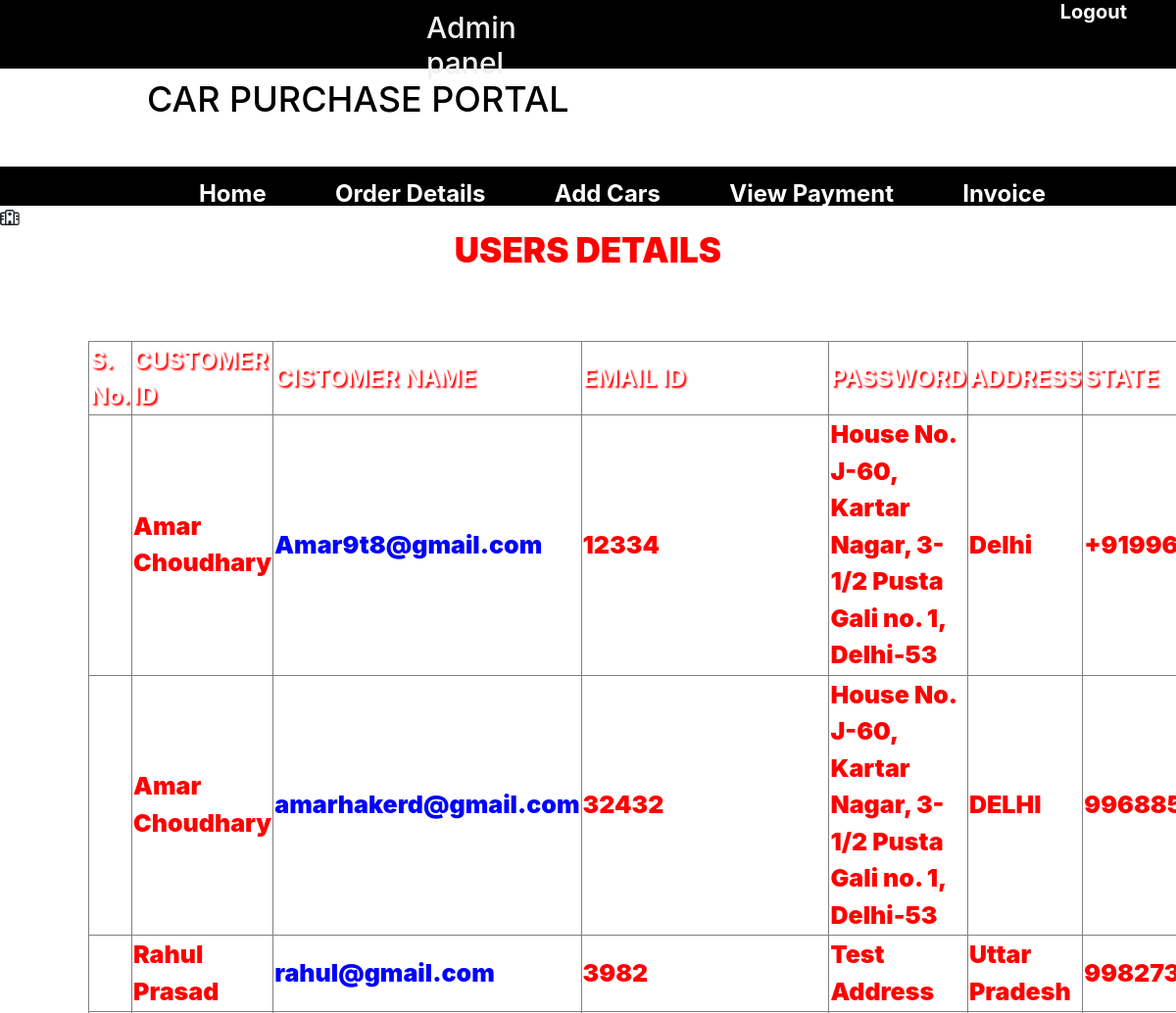
The page /php/user_details.php (upper part) on the database as committed earlier.
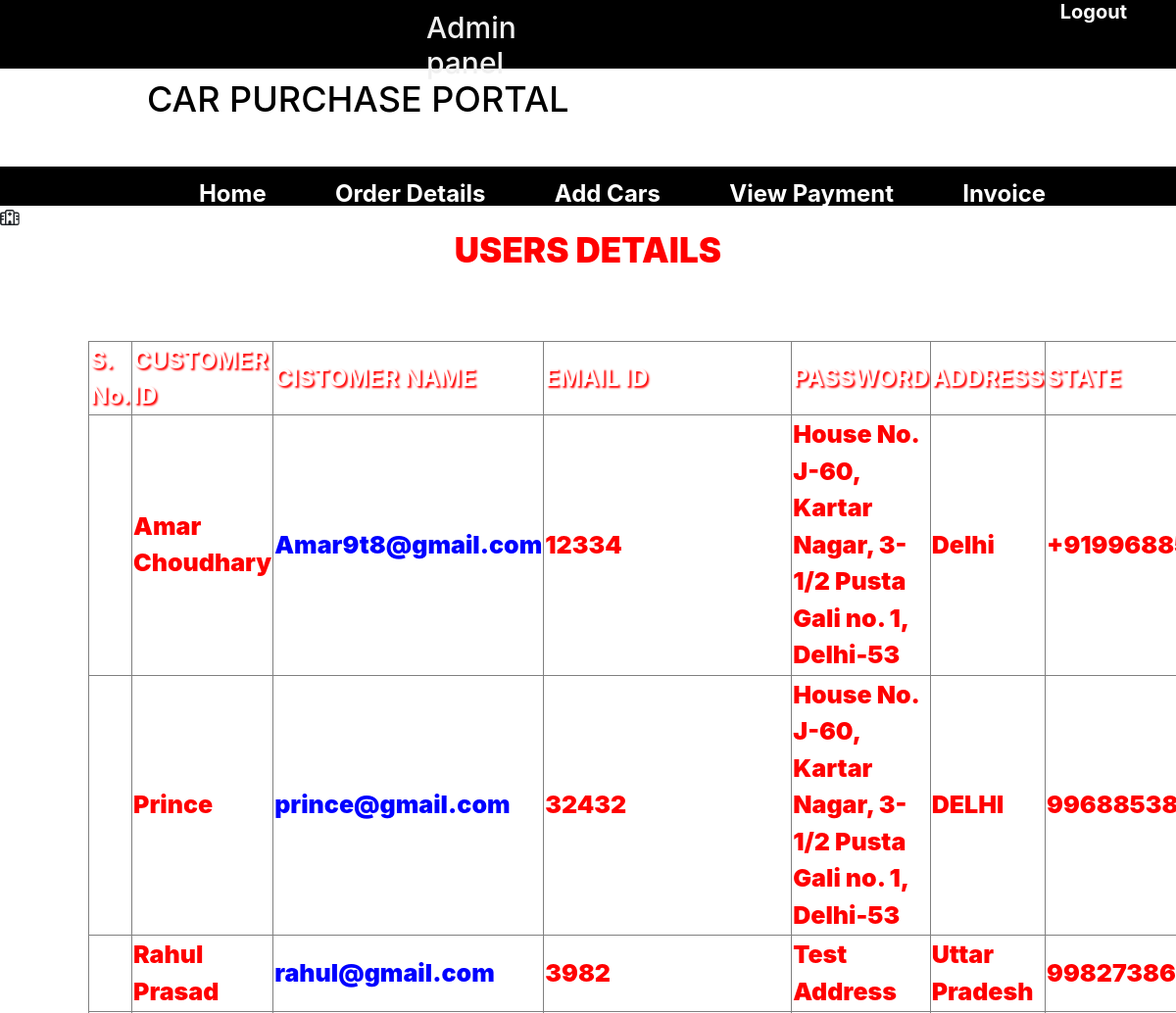
The same page on the database as committed later.
### tables this page shows
CREATE TABLE `customer` (
  `Cus_id` int NOT NULL AUTO_INCREMENT,
  `Cus_Name` varchar(255) NOT NULL,
  `Email_ID` varchar(255) NOT NULL,
  `Cus_Pwd` varchar(255) DEFAULT NULL,
  `Cus_Sex` varchar(255) DEFAULT NULL,
  `Cus_Add` varchar(255) DEFAULT NULL,
  `Cus_City` varchar(255) DEFAULT NULL,
  `Cus_State` varchar(255) NOT NULL,
  `Cus_Phone` mediumtext,
  PRIMARY KEY (`Cus_id`)
);

### php/user_details.php (the view, shortened to what this page needs)
<?php include('conn.php');  date_default_timezone_set("Asia/Kolkata");
?>
<!DOCTYPE html>
<html lang="en">
<head>
    <link rel="stylesheet" href="../css/home.css" type="text/css" />
    <link href="assets/font-awesome/css/font-awesome.min.css" rel="stylesheet" type="text/css" />
    <link href="assets/themify-icons/themify-icons.css" rel="stylesheet" type="text/css" />
    <link href="assets/bootstrap/css/bootstrap.min.css" rel="stylesheet" type="text/css" />
</head>
<body class="hold-transition sidebar-mini">
    <div class="top">
        <div class="left">
            <h2>Admin panel</h2>
        </div>
        <div class="right">
            <h5>
                <a href="Login.html">Logout</a>
            </h5>
        </div>
    </div>
    <div class="logo">
        <div class="left">
            <h1>CAR PURCHASE PORTAL</h1>
        </div>
    </div>
    <div id="menu">
        <center>
            <a href="admin_home.php">Home</a>
            <a href="Admin_order.php">Order Details</a>
            <a href="Admin_product.php">Add Cars</a>
            <a href="Admin_payment.php">View Payment</a>
            <a href="Invoice.php">Invoice</a>
        </center>
    </div>
    <div class="wrapper">
        <div class="content-wrapper">
            <section class="content-header">
                <div class="header-icon">
                    <i class="fa fa-hospital-o"></i>
                </div>
                <div class="header-title">
                    <center>
                        <h1 style="font-weight:900;font-size:35px;color:red">USERS DETAILS</h1>
                    </center>
                    <br>
            </section>
            <section class="content">
                <?php
$clt_dta ="select * from customer where Cus_id!='' ";
$result=$conn->query($clt_dta);
?>
                <div class="table-responsive">
                    <table class="table table-bordered table-striped table-hover">
                        <thead>
                            <table border="1">
                                <tr class="info">
                                    <th>S. No.</th>
                                    <th>CUSTOMER ID</th>
                                    <th>CISTOMER NAME</th>
                                    <th>EMAIL ID</th>
                                    <th>PASSWORD</th>
                                    <th>ADDRESS</th>
                                    <th>STATE</th>
                                </tr>
                        </thead>
                        <tbody>
                            <?php $a=1;
while ($row = mysqli_fetch_array($result))
{
$crd_no=$row['Cus_Name'];
$add=$row['Email_ID'];
$cus_id=$row['Cus_Pwd'];
$purch_pric=$row['Cus_Add'];
$pur_dte=$row['Cus_State'];
$purch_tme=$row['Cus_Phone'];
?>
<tr>
    <td style="font-weight:900;color: $a ?></td>
    <td style="font-weight:900;color: $pmt_id ?></td>
                                <td style="font-weight:900; color: red; font-size : 25px;">
                                    <?php echo $crd_no?>
                                </td>
                                <td style="font-weight:900; color: blue; font-size : 25px;">
                                    <?php echo $add;?>
                                </td>
                                <td style="font-weight:900; color: red; font-size : 25px;">
                                    <?php echo $cus_id?>
                                </td>
                                <td style="font-weight:900; color: red; font-size : 25px;">
                                    <?php echo $purch_pric?>
                                </td>
                                <td style="font-weight:900; color: red; font-size : 25px;">
                                    <?php echo $pur_dte?>
                                </td>
                                <td style="font-weight:900; color: red; font-size : 25px;">
                                    <?php echo $purch_tme?>
                                </td>
                            </tr>
                            <?php
};
?>
                        </tbody>
                    </table>
</body>
</html>

Rows that differ between the two databases and show on the page:
changed customer "DELHI": Cus_Name "Amar Choudhary" → "Prince"; Email_ID "amarhakerd@gmail.com" → "prince@gmail.com"
